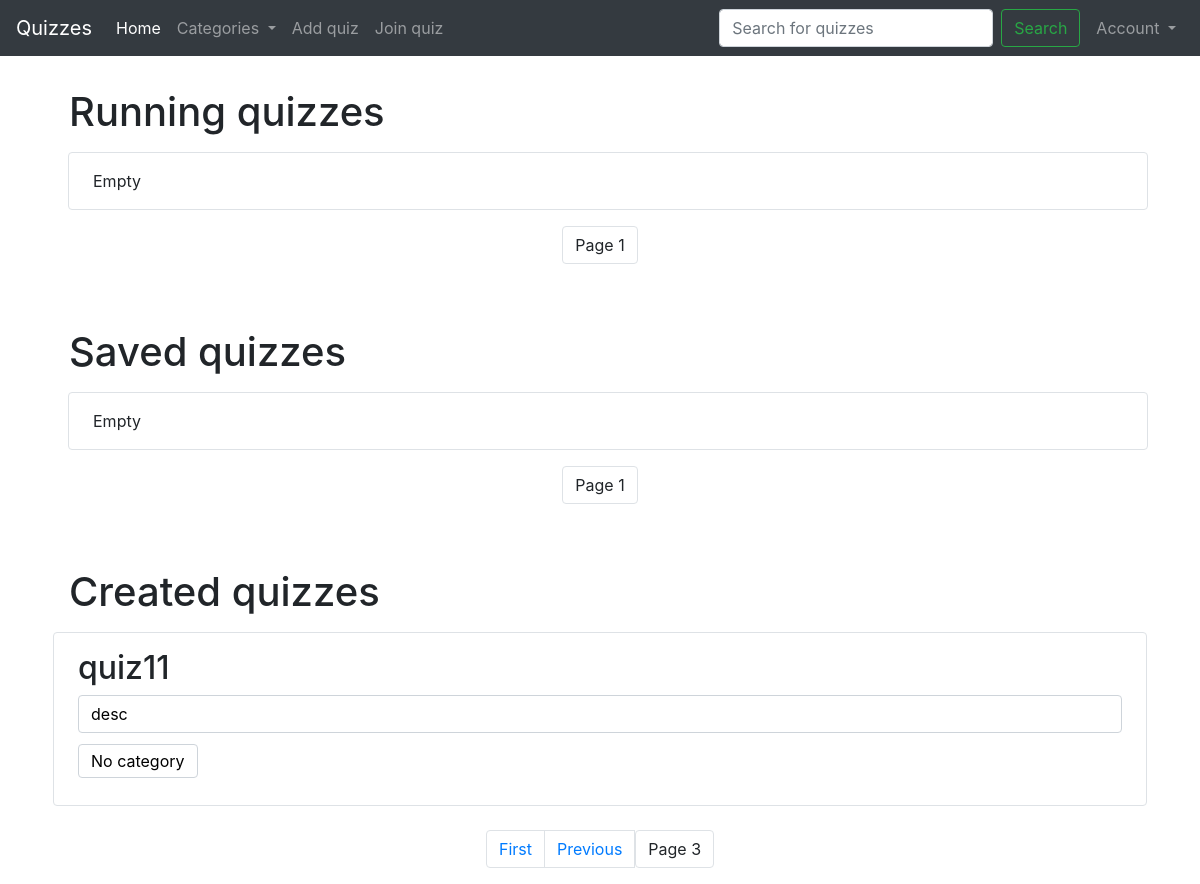
Page /my_quizzes?page_owned=3 (signed in) on the earlier database version.
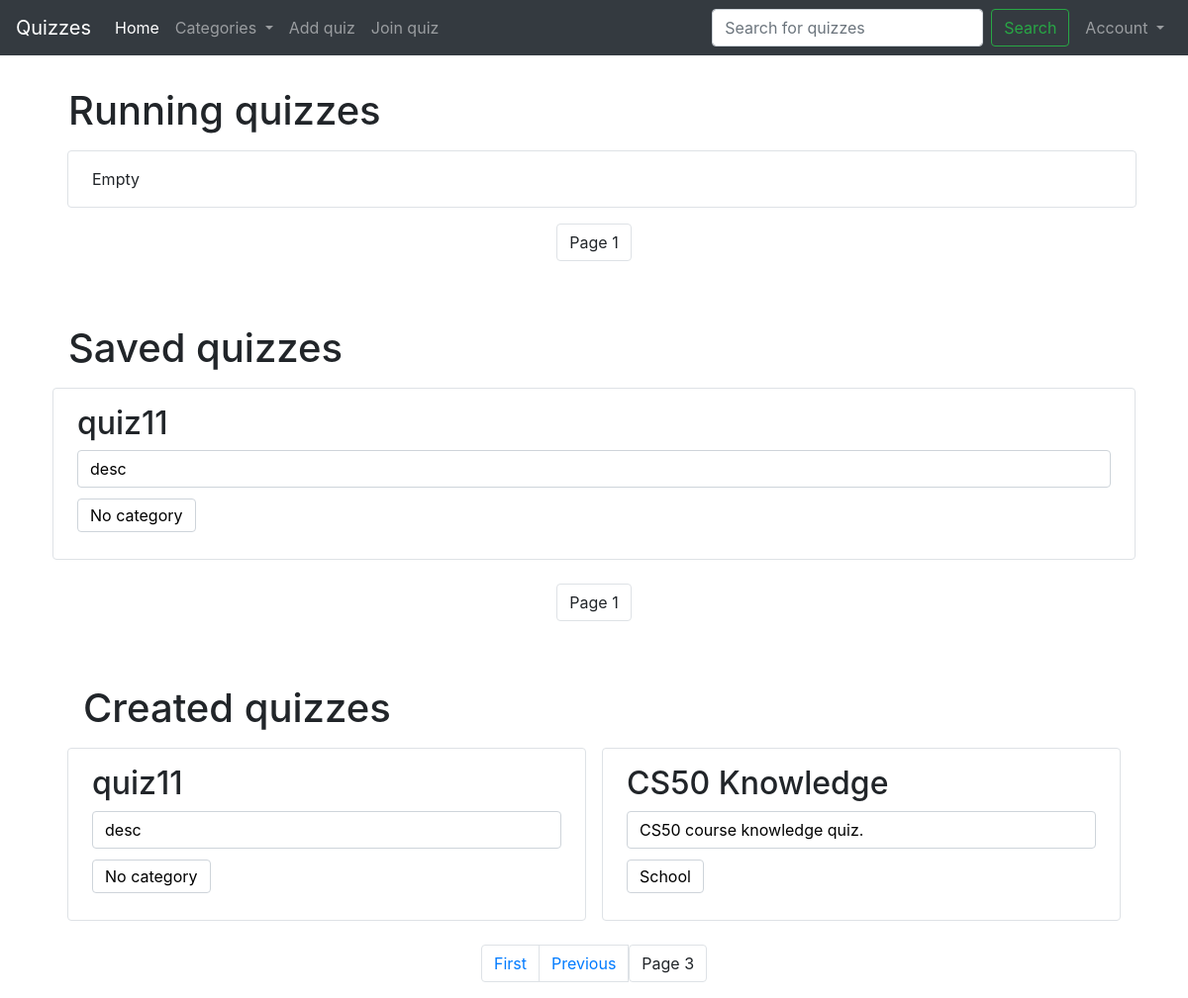
Same page on the later database version.
### quizzes/models.py (models this page shows, shortened)
class Quiz(models.Model):
    owner = models.ForeignKey(User, on_delete=models.CASCADE, related_name="created")
    watching = models.ManyToManyField(User, blank=True, related_name="watched")
    title = models.CharField(max_length=128, unique=True)
    description = models.CharField(max_length=512)
    category = models.CharField(
        max_length=18,
        choices=CATEGORIES,
        default="No Category Listed",
    )

class Game(models.Model):
    code = models.CharField(max_length=6)
    quiz = models.ForeignKey(Quiz, on_delete=models.CASCADE, blank=True, null=True) # models.SET_NULL,
    creator = models.ForeignKey(User, on_delete=models.CASCADE, related_name="games", blank=True, null=True)
    running = models.BooleanField(default=False)
    finished = models.BooleanField(default=False)
    show_player_answers = models.BooleanField(default=True)
    show_correct_answers = models.BooleanField(default=True)
    time = models.BooleanField()
    time_per_question = models.IntegerField()
    time_total = models.IntegerField()

### quizzes/views.py (the view)
# urls.py: path("my_quizzes", views.my_quizzes_view, name="my_quizzes"),
@login_required(login_url='login', redirect_field_name=None)
def my_quizzes_view(request):
    if request.method == "GET":
        running = Paginator(Game.objects.filter(creator=request.user, running=True, finished=False), MY_QUIZZES_PER_PAGE)
        saved = Paginator(Game.objects.filter(creator=request.user, finished=True), MY_QUIZZES_PER_PAGE)
        owned = Paginator(Quiz.objects.filter(owner=request.user), MY_QUIZZES_PER_PAGE)
        running_page_number = request.GET.get('page_running') or 1
        saved_page_number = request.GET.get('page_saved') or 1
        owned_page_number = request.GET.get('page_owned') or 1
        return render(request, "quizzes/my_quizzes.html", {
            "title": "My quizzes",
            "running": running.get_page(running_page_number),
            "saved": saved.get_page(saved_page_number),
            "owned": owned.get_page(owned_page_number)
        })

### quizzes/templatetags/define_action.py (called while the page is built)
@register.simple_tag
def define(val=None):
  return val

@register.filter(name='categories')
def categories(value):
    return CATEGORIES

@register.filter(name='remainder')
def remainder(value, arg):
    try:
        return value % arg
    except (ValueError, ZeroDivisionError):
        return None

### quizzes/templates/quizzes/my_quizzes.html (shortened to what this page needs)
{% extends "quizzes/layout.html" %}
{% load define_action %}
{% load static %}
{% block body %}
  <h1 id="running_quizzes" class="mt-4 ml-4">Running quizzes</h1>
  <div class="mt-3 container">
    {% define 0 as count %}
      {% if not running %}
        <div class="col-md mx-2 form-group border rounded py-3 px-4">Empty</div>
      {% endif %}
  </div>
  <div class="row justify-content-center mt-2 mb-5">
      <ul class="pagination">
          <span class="current">
              <li class="page-item"><a class="page-link disabled">Page {{ running.number }}</a></li>
          </span>
      </ul>
  </div>
  <h1 id="saved_quizzes" class="mt-4 ml-4">Saved quizzes</h1>
  <div class="mt-3 container">
    {% define 0 as count %}
      {% for game in saved %}
        {% if not count|remainder:2 %}
          <div class="row">
        {% endif %}
        <div class="col-md mx-2 form-group border rounded py-3 px-4 quiz-box-container" data-quiz-url="{% url 'game' game.code %}">
          <div class="quiz-info-container">
            <h2>{{ game.quiz.title }}</h2>
            <div class="form-group">
              <div class="form-control" rows="5">{{ game.quiz.description|slice:40 }}{% if gamequiz.description|length > 40 %}...{% endif %}</div>
            </div>
            <div class="form-group">
              <div class="form-control d-inline">{{ game.quiz.category }}</div>
            </div>
          </div>
        </div>
        {% define count|add:1 as count %}
      {% endfor %}
      {% if not saved %}
        <div class="col-md mx-2 form-group border rounded py-3 px-4">Empty</div>
      {% endif %}
  </div>
  <div class="row justify-content-center mt-2 mb-5">
      <ul class="pagination">
          <span class="current">
              <li class="page-item"><a class="page-link disabled">Page {{ saved.number }}</a></li>
          </span>
      </ul>
  </div>
  <h1 id="created_quizzes" class="mt-4 ml-4">Created quizzes</h1>
  <div class="mt-3 container">
    {% define 0 as count %}
      {% for quiz in owned %}
        {% if not count|remainder:2 %}
          <div class="row">
        {% endif %}
        <div class="col-md mx-2 form-group border rounded py-3 px-4 quiz-box-container" data-quiz-url="{% url 'quiz' quiz.id %}">
          <div class="quiz-info-container">
            <h2>{{ quiz.title }}</h2>
            <div class="form-group">
              <div class="form-control" rows="5">{{ quiz.description|slice:40 }}{% if quiz.description|length > 40 %}...{% endif %}</div>
            </div>
            <div class="form-group">
              <div class="form-control d-inline">{{ quiz.category }}</div>
            </div>
          </div>
        </div>
        {% define count|add:1 as count %}
      {% endfor %}
  </div>
  <div class="row justify-content-center mt-2">
      <ul class="pagination">
          {% if owned.has_previous %}
              <li class="page-item"><a class="page-link" href="?page_owned=1#created_quizzes">First</a></li>
              <li class="page-item"><a class="page-link" href="?page_owned={{ owned.previous_page_number }}#created_quizzes">Previous</a></li>
          {% endif %}
          <span class="current">
              <li class="page-item"><a class="page-link disabled">Page {{ owned.number }}</a></li>
          </span>
      </ul>
  </div>
{% endblock %}

### quizzes/templates/quizzes/layout.html (shortened to what this page needs)
{% extends "quizzes/layout1.html" %}
{% load static %}
{% load define_action %}
{% block layout2 %}
  <nav class="navbar navbar-expand-lg navbar-dark bg-dark">
    <a class="navbar-brand" href="{% url 'index' %}">Quizzes</a>
    <div class="collapse navbar-collapse" id="navbarSupportedContent">
      <ul class="navbar-nav mr-auto">
        <li class="nav-item active">
          <a class="nav-link" href="{% url 'index' %}">Home <span class="sr-only">(current)</span></a>
        </li>
        <li class="nav-item dropdown">
          <a class="nav-link dropdown-toggle" href="#" id="navbarDropdown" role="button" data-toggle="dropdown" aria-haspopup="true" aria-expanded="false">
            Categories
          </a>
        </li>
        {% if user.is_authenticated %}
          <li class="nav-item">
            <a class="nav-link" href="{% url 'add_quiz' %}">Add quiz</a>
          </li>
        {% endif %}
        <li class="nav-item">
          <a class="nav-link" href="#" role="button" id="show-join-quiz-modal">Join quiz</a>
        </li>
      </ul>
      <form class="form-inline my-2 my-lg-0" action="{% url 'search' %}" method="get">
        <input class="form-control mr-sm-2" type="search" name="q" placeholder="Search for quizzes" aria-label="Search">
        <button class="btn btn-outline-success my-2 my-sm-0" type="submit">Search</button>
      </form>
      {% if user.is_authenticated %}
      <div class="ml-2">
        <ul class="navbar-nav mr-auto">
          <li class="nav-item dropdown">
            <a class="nav-link dropdown-toggle" href="#" id="navbarDropdown2" role="button" data-toggle="dropdown" aria-haspopup="true" aria-expanded="false">
                Account
            </a>
          </li>
        </ul>
      </div>
      {% else %}
        <a class="btn btn-outline-info my-2 my-sm-0 text-info ml-2" href="{% url 'login' %}" type="submit">Login</a>
      {% endif %}
    </div>
  </nav>
  <div class="mt-2 container flex">
    <div class="row">
      <main class="col-12">
        {% block body %}
        {% endblock %}
      </main>
    </div>
  </div>
{% endblock %}

### quizzes/templates/quizzes/layout1.html (shortened to what this page needs)
{% load static %}
<!DOCTYPE html>
<html lang="en">
    <head>
        <link rel="stylesheet" href="https://stackpath.bootstrapcdn.com/bootstrap/4.4.1/css/bootstrap.min.css">
        <link href="{% static 'quizzes/styles.css' %}" rel="stylesheet">
    </head>
    <body>
        {% block layout2 %}
        {% endblock %}
    </body>
</html>

### quizzes/static/quizzes/styles.css (style rules this page uses)
.quiz-info-container .form-control { color: black; }

Differences in the rows shown:
added Game: quiz "quiz11", quiz.description "desc", quiz.category "No category"
added Quiz: title "CS50 Knowledge", description "CS50 course knowledge quiz.", category "School"
Other differences:
text no longer shown: "Empty"
